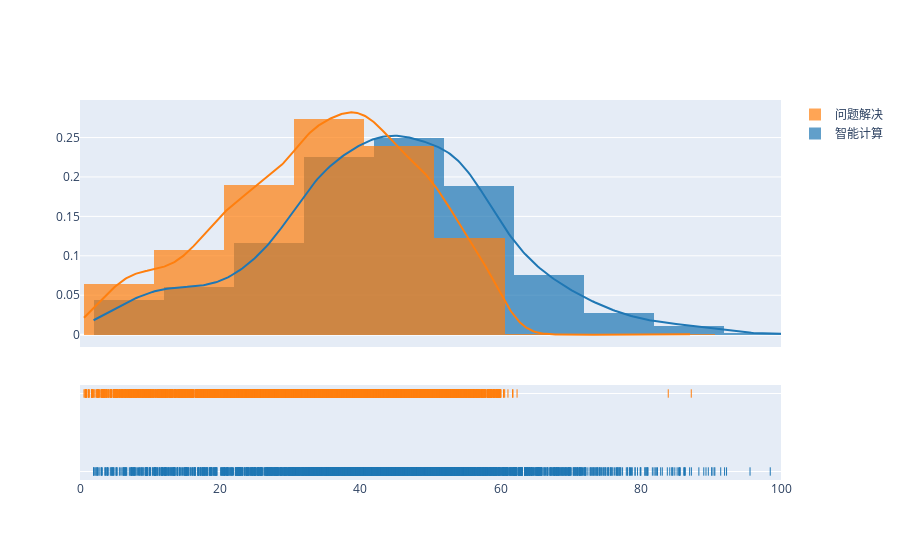

Write notebook code for a chart like this one.
### Code cell
layout={"title": "学生用时分布", 
                                       "xaxis_title": "学生用时，单位秒",
                                       "yaxis_title": "学生个数",
                                       # x轴坐标倾斜60度
                                       "xaxis": {"tickangle": 60}
                                      }

#数据组
hist_data=[x1,x2]

group_labels=['智能计算','问题解决']

fig=ff.create_distplot(hist_data,group_labels,bin_size=10,histnorm = 'probability')
fig['layout'].update(xaxis = dict(range = [0,100]))
plot(fig,filename='./plot/单日时间分布直方图.html')
offline.iplot(fig)

### Figure 1 — Plotly figure (JSON) as saved in the notebook; plotly's stock layout.template omitted (floating-point values rounded to 4 significant figures; data arrays with more than 128 entries replaced by an {"elided": "..."} marker saying what was removed)
{"data": [{"autobinx": false, "histnorm": "probability", "legendgroup": "智能计算", "marker": {"color": "rgb(31, 119, 180)"}, "name": "智能计算", "opacity": 0.7, "type": "histogram", "x": {"elided": "2801 float values"}, "xaxis": "x", "xbins": {"end": 147.2, "size": 10, "start": 1.933}, "yaxis": "y"}, {"autobinx": false, "histnorm": "probability", "legendgroup": "问题解决", "marker": {"color": "rgb(255, 127, 14)"}, "name": "问题解决", "opacity": 0.7, "type": "histogram", "x": {"elided": "4440 float values"}, "xaxis": "x", "xbins": {"end": 87.2, "size": 10, "start": 0.5667}, "yaxis": "y"}, {"legendgroup": "智能计算", "marker": {"color": "rgb(31, 119, 180)"}, "mode": "lines", "name": "智能计算", "showlegend": false, "type": "scatter", "x": {"elided": "500 float values"}, "xaxis": "x", "y": {"elided": "500 float values"}, "yaxis": "y"}, {"legendgroup": "问题解决", "marker": {"color": "rgb(255, 127, 14)"}, "mode": "lines", "name": "问题解决", "showlegend": false, "type": "scatter", "x": {"elided": "500 float values"}, "xaxis": "x", "y": {"elided": "500 float values"}, "yaxis": "y"}, {"legendgroup": "智能计算", "marker": {"color": "rgb(31, 119, 180)", "symbol": "line-ns-open"}, "mode": "markers", "name": "智能计算", "showlegend": false, "type": "scatter", "x": {"elided": "2801 float values"}, "xaxis": "x", "y": {"elided": "2801 str values"}, "yaxis": "y2"}, {"legendgroup": "问题解决", "marker": {"color": "rgb(255, 127, 14)", "symbol": "line-ns-open"}, "mode": "markers", "name": "问题解决", "showlegend": false, "type": "scatter", "x": {"elided": "4440 float values"}, "xaxis": "x", "y": {"elided": "4440 str values"}, "yaxis": "y2"}], "layout": {"barmode": "overlay", "hovermode": "closest", "legend": {"traceorder": "reversed"}, "xaxis": {"anchor": "y2", "domain": [0, 1], "range": [0, 100], "zeroline": false}, "yaxis": {"anchor": "free", "domain": [0.35, 1], "position": 0}, "yaxis2": {"anchor": "x", "domain": [0, 0.25], "dtick": 1, "showticklabels": false}}}
